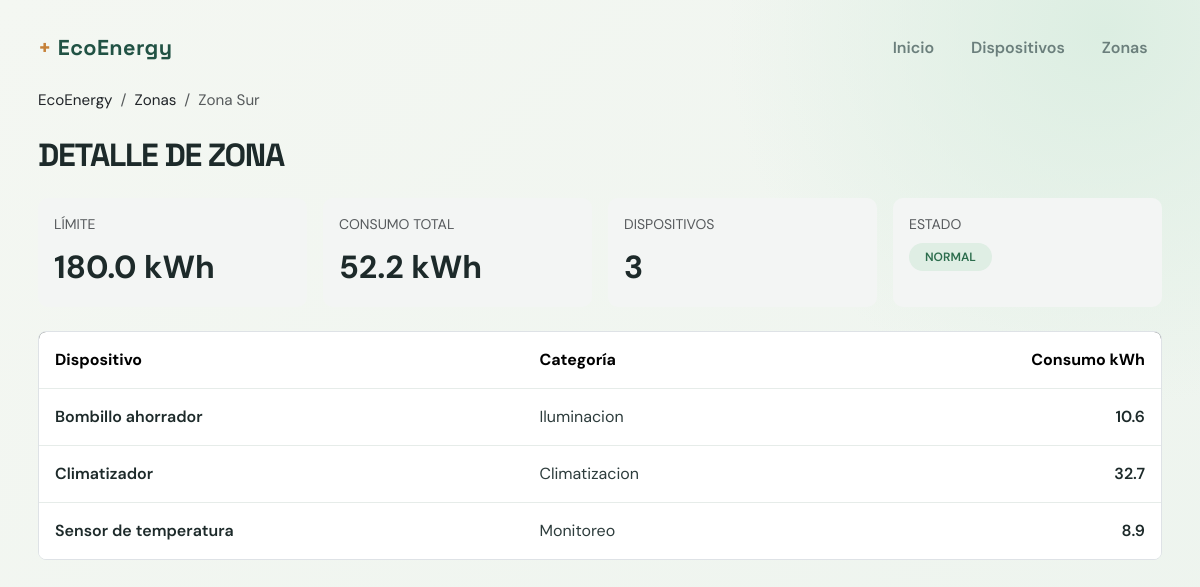
The app's page /zonas/2/ with its own data.
### dispositivos/models.py (models this page shows, shortened)
class BaseModel(models.Model):
	created_at = models.DateTimeField(auto_now_add=True)
	updated_at = models.DateTimeField(auto_now=True)
	deleted_at = models.DateTimeField(null=True, blank=True)
	class Meta:
		abstract = True

class Zone(BaseModel):
	organization = models.ForeignKey(
		"Organization",
		on_delete=models.PROTECT,
		related_name="zones",
	)
	name = models.CharField(max_length=100)
	limit_kwh = models.DecimalField(max_digits=10, decimal_places=2, default=0)
	is_active = models.BooleanField(default=True)
	class Meta:
		ordering = ("organization__legal_name", "name")
		verbose_name = "zone"
		verbose_name_plural = "zones"
		constraints = [
			models.UniqueConstraint(
				fields=("organization", "name"),
				name="unique_zone_name_per_organization",
			)
		]

class Device(BaseModel):
	STATUS_ACTIVE = "active"
	STATUS_MAINTENANCE = "maintenance"
	STATUS_RETIRED = "retired"
	STATUS_CHOICES = (
		(STATUS_ACTIVE, "Active"),
		(STATUS_MAINTENANCE, "Maintenance"),
		(STATUS_RETIRED, "Retired"),
	)
	name = models.CharField(max_length=120)
	organization = models.ForeignKey(
		"Organization",
		on_delete=models.PROTECT,
		related_name="devices",
	)
	serial_number = models.CharField(max_length=80, unique=True, null=True, blank=True)
	category = models.ForeignKey(
		Category,
		on_delete=models.PROTECT,
		related_name="devices",
	)
	zone = models.ForeignKey(
		Zone,
		on_delete=models.PROTECT,
		related_name="devices",
	)
	status = models.CharField(max_length=20, choices=STATUS_CHOICES, default=STATUS_ACTIVE)
	consumption_kwh = models.DecimalField(max_digits=10, decimal_places=2, default=0)
	class Meta:
		ordering = ("name",)
		verbose_name = "device"
		verbose_name_plural = "devices"
		indexes = [models.Index(fields=("organization", "status"))]

class Category(BaseModel):
	name = models.CharField(max_length=100, unique=True)
	description = models.TextField(blank=True)
	is_active = models.BooleanField(default=True)
	class Meta:
		ordering = ("name",)
		verbose_name = "category"
		verbose_name_plural = "categories"

### dispositivos/views.py (the view)
# urls.py: path("zonas/<int:zona_id>/", views.zona_detalle, name="zona_detalle"),
def zona_detalle(request, zona_id):
    detalle = obtener_zona_detalle(zona_id, _organization_id(request))
    if detalle is None:
        raise Http404("Zona no encontrada")
    return render(request, "dispositivos/zona_detalle.html", detalle)

### dispositivos/views.py (called while the page is built)
def _organization_id(request):
    if request.user.is_authenticated:
        profile = getattr(request.user, "profile", None)
        return profile.organization_id if profile else None
    return None

### templates/dispositivos/zona_detalle.html (shortened to what this page needs)
{% extends "base.html" %}
{% block content %}
<div class="container-fluid px-0">
    <nav aria-label="breadcrumb" class="mb-4">
        <ol class="breadcrumb mb-0" style="font-size: 0.95rem; color: #3a4a4a;">
            <li class="breadcrumb-item"><a href="{% url 'dispositivos:inicio' %}" class="text-decoration-none text-dark">EcoEnergy</a></li>
            <li class="breadcrumb-item"><a href="{% url 'dispositivos:zonas' %}" class="text-decoration-none text-dark">Zonas</a></li>
            <li class="breadcrumb-item active" aria-current="page">{{ zona.nombre }}</li>
        </ol>
    </nav>
    <h1 class="fw-bold text-uppercase mb-4" style="font-size: clamp(2rem, 2vw, 2.5rem); letter-spacing: -0.04em; color: #1d2a2a;">Detalle de zona</h1>
    <div class="row g-3 mb-4">
        <div class="col-12 col-md-3">
            <div class="card border-0 h-100" style="background: #f3f5f4; border: 1px solid #dfe6e3; border-radius: 10px;">
                <div class="card-body p-3">
                    <div class="text-muted small text-uppercase">Límite</div>
                    <div class="mt-2 fw-bold" style="font-size: 2rem; color: #1d2a2a;">{{ zona.limite_kwh }} kWh</div>
                </div>
            </div>
        </div>
        <div class="col-12 col-md-3">
            <div class="card border-0 h-100" style="background: #f3f5f4; border: 1px solid #dfe6e3; border-radius: 10px;">
                <div class="card-body p-3">
                    <div class="text-muted small text-uppercase">Consumo total</div>
                    <div class="mt-2 fw-bold" style="font-size: 2rem; color: #1d2a2a;">{{ consumo_total }} kWh</div>
                </div>
            </div>
        </div>
        <div class="col-12 col-md-3">
            <div class="card border-0 h-100" style="background: #f3f5f4; border: 1px solid #dfe6e3; border-radius: 10px;">
                <div class="card-body p-3">
                    <div class="text-muted small text-uppercase">Dispositivos</div>
                    <div class="mt-2 fw-bold" style="font-size: 2rem; color: #1d2a2a;">{{ cantidad_dispositivos }}</div>
                </div>
            </div>
        </div>
        <div class="col-12 col-md-3">
            <div class="card border-0 h-100" style="background: #f3f5f4; border: 1px solid #dfe6e3; border-radius: 10px;">
                <div class="card-body p-3">
                    <div class="text-muted small text-uppercase">Estado</div>
                    <div class="mt-2">
                        <span class="badge rounded-pill px-3 py-2 {% if estado == 'ALERTA' %}text-bg-warning{% else %}" style="background: #dfeee4; color: #2c6d4d; font-weight: 600;">{% endif %}{{ estado }}</span>
                    </div>
                </div>
            </div>
        </div>
    </div>
    {% if dispositivos %}
    <div class="table-responsive border rounded-3 overflow-hidden">
        <table class="table table-borderless align-middle mb-0">
            <thead style="background: #1f2a2a; color: #fff;">
                <tr>
                    <th class="px-3 py-3 fw-bold">Dispositivo</th>
                    <th class="px-3 py-3 fw-bold">Categoría</th>
                    <th class="px-3 py-3 fw-bold text-end">Consumo kWh</th>
                </tr>
            </thead>
            <tbody>
                {% for dispositivo in dispositivos %}
                <tr style="border-top: 1px solid #e6ece9; background: #f8faf9;">
                    <td class="px-3 py-3 fw-semibold" style="color: #1d2a2a;">{{ dispositivo.nombre }}</td>
                    <td class="px-3 py-3" style="color: #2d3c3c;">{{ dispositivo.categoria }}</td>
                    <td class="px-3 py-3 text-end fw-semibold" style="color: #1d2a2a;">{{ dispositivo.consumo_kwh }}</td>
                </tr>
                {% endfor %}
            </tbody>
        </table>
    </div>
    {% else %}
    <div class="alert alert-secondary mb-0">Esta zona no tiene dispositivos.</div>
    {% endif %}
</div>
{% endblock %}

### templates/base.html (style rules this page uses)
:root { --ink: #172a2a; --muted: #6b7f7c; --paper: #f4f7f2; --panel: #ffffff; --line: #dce7df; --green: #2f765b; --green-dark: #215244; --mint: #dceee2; --amber: #c68139; --danger: #dc3545; --soft-red: #f9e7e7; }
body { margin: 0; color: var(--ink); background: var(--paper); font-family: "DM Sans", sans-serif; }
body::before { position: fixed; inset: 0; background: radial-gradient(circle at 92% 4%, #dceee2 0, transparent 28%), linear-gradient(135deg, #f4f7f2 0%, #edf4ee 100%); content: ""; z-index: -1; }
h1, h2, h3, .brand { font-family: "Space Grotesk", sans-serif; }

### records on screen
Zone: nombre "Zona Sur"
Device: nombre "Bombillo ahorrador"
Category: categoria "Iluminacion"
Device: nombre "Climatizador"
Category: categoria "Climatizacion"
Device: nombre "Sensor de temperatura"
Category: categoria "Monitoreo"

### other values on screen
{{ zona.limite_kwh }} "180.0"
{{ consumo_total }} "52.2"
{{ cantidad_dispositivos }} "3"
{{ estado }} "NORMAL"
{{ dispositivo.consumo_kwh }} "10.6" "32.7" "8.9"
